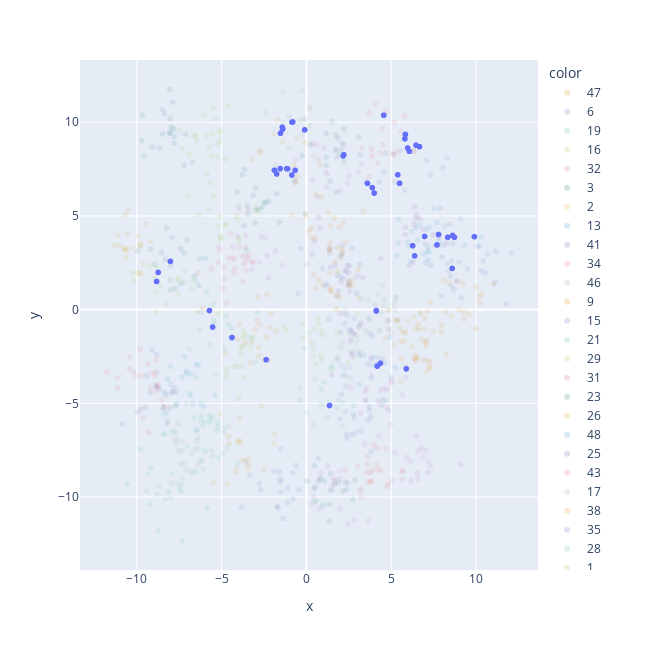

Write notebook code for a chart like this one.
### Code cell
fig = px.scatter(
    df, x="x", y="y",
    color=pd.Series(target, dtype=str, name="Center"),
    color_discrete_sequence=px.colors.qualitative.Vivid,
    width=650, height=650,
    render_mode='webgl',
    opacity=0.1,
)
fig.add_trace(go.Scattergl(x=center_cases["x"], y=center_cases["y"], mode="markers"))

iplot(fig)

### Figure 1 — Plotly figure (JSON) as saved in the notebook; plotly's stock layout.template omitted (floating-point values rounded to 4 significant figures)
{"data": [{"hovertemplate": "color=47<br>x=%{x}<br>y=%{y}<extra></extra>", "legendgroup": "47", "marker": {"color": "rgb(229, 134, 6)", "opacity": 0.1, "symbol": "circle"}, "mode": "markers", "name": "47", "showlegend": true, "type": "scattergl", "x": [-3.236, -2.764, -2.336, -3.028, -4.051, -2.375, -2.329, -2.805, -3.311, -2.873, -2.078, -3.952, -2.937, -2.519, -2.244, -3.599, -4.797, -2.841, -2.15, -1.812], "xaxis": "x", "y": [-1.661, -0.7869, -1.476, -1.083, -1.59, -2.678, 0.7965, -2.022, -2.86, 0.685, -0.2104, -0.816, -0.5709, -2.689, -2.694, -1.747, -2.316, -2.495, -0.9765, -1.144], "yaxis": "y"}, {"hovertemplate": "color=6<br>x=%{x}<br>y=%{y}<extra></extra>", "legendgroup": "6", "marker": {"color": "rgb(93, 105, 177)", "opacity": 0.1, "symbol": "circle"}, "mode": "markers", "name": "6", "showlegend": true, "type": "scattergl", "x": [4.283, 5.381, 4.674, 6.663, 5.529, 7.306, 3.882, 4.545, 6.458, 3.194, 5.784, 7.076, 5.965, 6.335, 5.139, 3.995, 3.595, 5.216, 6.062, 5.489], "xaxis": "x", "y": [6.815, 7.197, 8.337, 8.698, 8.497, 7.178, 6.511, 7.322, 8.775, 8.264, 6.37, 7.953, 8.625, 8.43, 8.263, 6.221, 6.74, 6.819, 8.448, 6.742], "yaxis": "y"}, {"hovertemplate": "color=19<br>x=%{x}<br>y=%{y}<extra></extra>", "legendgroup": "19", "marker": {"color": "rgb(82, 188, 163)", "opacity": 0.1, "symbol": "circle"}, "mode": "markers", "name": "19", "showlegend": true, "type": "scattergl", "x": [-3.012, -6.252, -6.893, -5.498, -4.387, -3.316, -4.615, -5.717, -5.472, -5.529, -5.69, -5.887, -6.283, -6.517, -4.727, -4.421, -4.803, -5.456, -4.432, -2.911], "xaxis": "x", "y": [-2.789, -0.1328, -2.12, 0.293, -1.488, -1.498, -0.8116, -0.04867, -0.5746, -0.9297, -1.875, 0.9347, -1.075, 1.57, -0.3661, -1.0, -2.079, -0.7469, -1.536, -0.1684], "yaxis": "y"}, {"hovertemplate": "color=16<br>x=%{x}<br>y=%{y}<extra></extra>", "legendgroup": "16", "marker": {"color": "rgb(153, 201, 69)", "opacity": 0.1, "symbol": "circle"}, "mode": "markers", "name": "16", "showlegend": true, "type": "scattergl", "x": [-3.864, -4.706, -3.782, -3.98, -3.753, -4.258, -3.231, -5.187, -3.82, -4.735, -3.613, -3.644, -3.86, -3.167, -4.093, -3.64, -4.679, -5.33, -3.343, -3.722], "xaxis": "x", "y": [-1.995, -3.328, -1.994, -4.724, -1.467, -3.033, -1.802, -0.1994, -2.998, -3.583, -1.321, -1.901, -2.348, -1.458, -3.042, -3.605, -3.127, -3.459, -2.063, -1.147], "yaxis": "y"}, {"hovertemplate": "color=32<br>x=%{x}<br>y=%{y}<extra></extra>", "legendgroup": "32", "marker": {"color": "rgb(204, 97, 176)", "opacity": 0.1, "symbol": "circle"}, "mode": "markers", "name": "32", "showlegend": true, "type": "scattergl", "x": [1.937, 2.443, 2.46, 1.571, 1.255, 0.8434, 2.811, 0.7176, 1.519, 1.978, 3.644, 0.3609, 0.5142, 1.674, 0.7854, 1.607, 1.953, 3.217, 0.4004, 3.217], "xaxis": "x", "y": [-9.014, -9.272, -11.46, -9.358, -8.325, -8.72, -11.21, -10.63, -9.613, -10.62, -11.26, -10.36, -9.457, -9.059, -9.027, -9.093, -8.622, -9.555, -9.953, -10.01], "yaxis": "y"}, {"hovertemplate": "color=3<br>x=%{x}<br>y=%{y}<extra></extra>", "legendgroup": "3", "marker": {"color": "rgb(36, 121, 108)", "opacity": 0.1, "symbol": "circle"}, "mode": "markers", "name": "3", "showlegend": true, "type": "scattergl", "x": [-3.769, -0.6716, -2.491, -2.237, -1.753, -3.458, -3.638, -2.809, -2.983, -3.489, -3.019, -2.612, -3.665, -1.584, -0.07445, -3.144, -4.087, -2.393, -3.011, -3.515], "xaxis": "x", "y": [7.199, 6.903, 5.701, 5.792, 6.184, 5.104, 7.493, 5.355, 5.313, 5.522, 4.62, 5.47, 4.488, 4.646, 5.13, 6.109, 6.285, 5.727, 6.501, 3.175], "yaxis": "y"}, {"hovertemplate": "color=2<br>x=%{x}<br>y=%{y}<extra></extra>", "legendgroup": "2", "marker": {"color": "rgb(218, 165, 27)", "opacity": 0.1, "symbol": "circle"}, "mode": "markers", "name": "2", "showlegend": true, "type": "scattergl", "x": [-2.831, -0.5535, -3.185, -1.384, -1.729, -0.09592, -0.8492, -1.546, -0.6394, -0.6653, -1.886, -2.715, -1.106, -0.7545, 0.8162, -0.5584, -1.94, -0.8582, -1.16, -1.755], "xaxis": "x", "y": [8.446, 7.11, 8.024, 8.972, 10.14, 8.915, 5.063, 7.526, 6.79, 7.436, 7.438, 8.357, 7.516, 7.719, 7.725, 9.137, 9.372, 7.183, 7.525, 7.239], "yaxis": "y"}, {"hovertemplate": "color=13<br>x=%{x}<br>y=%{y}<extra></extra>", "legendgroup": "13", "marker": {"color": "rgb(47, 138, 196)", "opacity": 0.1, "symbol": "circle"}, "mode": "markers", "name": "13", "showlegend": true, "type": "scattergl", "x": [4.912, 4.965, 3.881, 3.827, 4.604, 3.895, 2.258, 4.165, 3.105, 3.377, 3.989, 5.229, 2.63, 2.175, 3.115, 2.832, 4.667, 4.144, 4.118, 3.682], "xaxis": "x", "y": [-1.485, -3.627, -1.408, -3.662, -2.865, -2.534, -3.122, -2.564, -2.444, -2.445, -2.963, -3.068, -1.128, -3.493, -3.995, -0.4632, -4.857, -2.926, -0.05049, -0.4702], "yaxis": "y"}, {"hovertemplate": "color=41<br>x=%{x}<br>y=%{y}<extra></extra>", "legendgroup": "41", "marker": {"color": "rgb(118, 78, 159)", "opacity": 0.1, "symbol": "circle"}, "mode": "markers", "name": "41", "showlegend": true, "type": "scattergl", "x": [2.751, 2.629, 4.114, 1.982, 2.549, 4.839, 3.722, 4.854, 3.124, 3.635, 3.078, 1.318, 3.802, 2.867, 1.49, 1.857, 2.703, 2.014, 2.635, 3.183], "xaxis": "x", "y": [-1.258, -1.617, -0.07305, -0.1867, -1.073, -0.5806, -1.277, -1.045, -2.303, -2.919, -0.9207, -0.5168, -2.619, -1.349, -3.477, -2.674, -2.414, -1.218, -2.302, -0.7893], "yaxis": "y"}, {"hovertemplate": "color=34<br>x=%{x}<br>y=%{y}<extra></extra>", "legendgroup": "34", "marker": {"color": "rgb(237, 100, 90)", "opacity": 0.1, "symbol": "circle"}, "mode": "markers", "name": "34", "showlegend": true, "type": "scattergl", "x": [5.177, 5.832, 5.08, 4.556, 3.697, 5.802, 5.276, 6.333, 4.369, 5.784, 4.204, 5.579, 4.482, 3.691, 3.841, 4.693, 3.829, 4.5, 3.272, 4.083], "xaxis": "x", "y": [9.998, 9.349, 8.33, 10.38, 7.1, 9.117, 8.383, 8.467, 8.364, 10.34, 7.817, 9.496, 9.668, 10.49, 8.208, 10.59, 8.559, 8.796, 8.615, 10.98], "yaxis": "y"}, {"hovertemplate": "color=46<br>x=%{x}<br>y=%{y}<extra></extra>", "legendgroup": "46", "marker": {"color": "rgb(165, 170, 153)", "opacity": 0.1, "symbol": "circle"}, "mode": "markers", "name": "46", "showlegend": true, "type": "scattergl", "x": [3.706, 4.032, 2.762, 2.613, 2.566, 2.594, 1.796, 4.557, 2.479, 2.034, 2.102, 2.351, 2.041, 2.853, 2.501, 2.286, 4.302, 3.195, 2.951, 4.426], "xaxis": "x", "y": [-0.5496, 0.2548, -2.552, -3.634, -3.084, -1.753, -2.543, 0.2327, -0.3569, -2.048, -1.768, -3.577, -2.967, -2.179, -1.28, -0.04592, -1.131, -0.6775, -1.773, -0.1196], "yaxis": "y"}, {"hovertemplate": "color=9<br>x=%{x}<br>y=%{y}<extra></extra>", "legendgroup": "9", "marker": {"color": "rgb(229, 134, 6)", "opacity": 0.1, "symbol": "circle"}, "mode": "markers", "name": "9", "showlegend": true, "type": "scattergl", "x": [8.991, 8.429, 9.975, 7.961, 10.22, 7.116, 9.286, 9.27, 10.16, 8.105, 10.02, 9.573, 8.237, 11.03, 8.87, 10.32, 9.224, 8.547, 7.282, 6.948], "xaxis": "x", "y": [-0.0112, 1.459, -1.008, -0.8261, 0.3357, -0.09574, -0.502, -0.1087, 0.6485, 1.532, 1.192, -0.2594, -2.398, 1.373, 1.516, 0.8331, 1.386, -0.3577, 0.4012, -0.4758], "yaxis": "y"}, {"hovertemplate": "color=15<br>x=%{x}<br>y=%{y}<extra></extra>", "legendgroup": "15", "marker": {"color": "rgb(93, 105, 177)", "opacity": 0.1, "symbol": "circle"}, "mode": "markers", "name": "15", "showlegend": true, "type": "scattergl", "x": [2.752, 2.693, 3.5, 2.894, 4.428, 4.462, 2.367, 3.794, 4.846, 2.365, 3.715, 3.697, 1.983, 2.814, 3.206, 3.635, 2.064, 2.315, 4.478, 3.815], "xaxis": "x", "y": [-5.582, -6.686, -4.854, -6.546, -5.091, -2.621, -6.877, -5.725, -5.374, -6.653, -5.184, -5.377, -5.854, -5.759, -6.47, -5.881, -4.527, -4.08, -4.807, -7.568], "yaxis": "y"}, {"hovertemplate": "color=21<br>x=%{x}<br>y=%{y}<extra></extra>", "legendgroup": "21", "marker": {"color": "rgb(82, 188, 163)", "opacity": 0.1, "symbol": "circle"}, "mode": "markers", "name": "21", "showlegend": true, "type": "scattergl", "x": [-7.717, -7.357, -6.196, -5.576, -9.771, -8.434, -7.082, -7.717, -8.185, -6.193, -5.763, -6.528, -6.468, -8.346, -7.958, -7.563, -6.361, -8.425, -6.626, -6.138], "xaxis": "x", "y": [-5.132, -7.548, -5.904, -7.485, -7.444, -5.662, -5.027, -6.592, -5.936, -5.654, -5.679, -3.617, -6.49, -6.616, -6.517, -6.077, -7.434, -6.672, -5.782, -6.206], "yaxis": "y"}, {"hovertemplate": "color=29<br>x=%{x}<br>y=%{y}<extra></extra>", "legendgroup": "29", "marker": {"color": "rgb(153, 201, 69)", "opacity": 0.1, "symbol": "circle"}, "mode": "markers", "name": "29", "showlegend": true, "type": "scattergl", "x": [-7.576, -6.665, -6.435, -9.256, -8.953, -8.264, -10.21, -7.211, -8.611, -7.608, -7.167, -7.567, -8.832, -8.737, -8.862, -8.852, -9.844, -6.723, -8.83, -10.25], "xaxis": "x", "y": [1.67, 1.574, -0.1291, 2.296, 1.691, 0.2913, 1.559, 1.489, 1.24, 1.588, 2.063, 0.8488, 2.239, 1.985, 0.9106, -0.1228, 3.316, 1.121, 1.503, 1.979], "yaxis": "y"}, {"hovertemplate": "color=31<br>x=%{x}<br>y=%{y}<extra></extra>", "legendgroup": "31", "marker": {"color": "rgb(204, 97, 176)", "opacity": 0.1, "symbol": "circle"}, "mode": "markers", "name": "31", "showlegend": true, "type": "scattergl", "x": [4.172, 3.44, 3.185, 3.495, 4.355, 5.823, 4.424, 4.971, 5.035, 4.698, 4.246, 4.744, 5.642, 3.846, 2.615, 3.537, 5.015, 4.537, 4.353, 5.882], "xaxis": "x", "y": [-3.018, -4.359, -5.523, -4.81, -2.869, -3.029, -2.81, -6.126, -3.789, -5.202, -4.916, -4.252, -4.535, -3.508, -4.166, -4.211, -3.937, -4.218, -4.326, -3.599], "yaxis": "y"}, {"hovertemplate": "color=23<br>x=%{x}<br>y=%{y}<extra></extra>", "legendgroup": "23", "marker": {"color": "rgb(36, 121, 108)", "opacity": 0.1, "symbol": "circle"}, "mode": "markers", "name": "23", "showlegend": true, "type": "scattergl", "x": [-6.711, -8.508, -7.201, -8.034, -8.065, -8.372, -9.697, -8.476, -7.865, -8.047, -7.979, -7.8, -9.561, -7.794, -9.101, -9.663, -8.668, -8.051, -7.84, -7.129], "xaxis": "x", "y": [7.874, 10.68, 7.702, 10.17, 9.407, 10.45, 9.018, 9.368, 11.08, 9.437, 9.726, 8.886, 8.22, 9.247, 8.674, 10.37, 8.633, 11.76, 9.634, 9.366], "yaxis": "y"}, {"hovertemplate": "color=26<br>x=%{x}<br>y=%{y}<extra></extra>", "legendgroup": "26", "marker": {"color": "rgb(218, 165, 27)", "opacity": 0.1, "symbol": "circle"}, "mode": "markers", "name": "26", "showlegend": true, "type": "scattergl", "x": [-2.651, -3.935, -3.469, -4.102, -5.071, -4.038, -4.554, -3.378, -4.584, -3.42, -5.483, -4.656, -4.18, -3.864, -3.616, -3.825, -1.886, -3.977, -1.924, -2.516], "xaxis": "x", "y": [-5.137, -5.792, -8.465, -8.461, -5.583, -6.999, -7.159, -7.924, -6.78, -8.272, -9.23, -9.318, -8.677, -7.026, -8.026, -8.016, -6.642, -7.086, -7.157, -8.566], "yaxis": "y"}, {"hovertemplate": "color=48<br>x=%{x}<br>y=%{y}<extra></extra>", "legendgroup": "48", "marker": {"color": "rgb(47, 138, 196)", "opacity": 0.1, "symbol": "circle"}, "mode": "markers", "name": "48", "showlegend": true, "type": "scattergl", "x": [7.717, 6.376, 6.024, 5.973, 7.09, 7.786, 6.963, 6.128, 7.123, 6.887, 5.414, 6.679, 6.452, 6.209, 5.407, 7.024, 5.337, 7.694, 6.259, 7.216], "xaxis": "x", "y": [4.646, 2.867, 3.374, 3.597, 4.288, 4.01, 3.904, 2.594, 3.112, 2.969, 4.822, 4.517, 4.357, 4.177, 3.571, 2.499, 2.901, 3.452, 3.41, 3.07], "yaxis": "y"}, {"hovertemplate": "color=25<br>x=%{x}<br>y=%{y}<extra></extra>", "legendgroup": "25", "marker": {"color": "rgb(118, 78, 159)", "opacity": 0.1, "symbol": "circle"}, "mode": "markers", "name": "25", "showlegend": true, "type": "scattergl", "x": [-10.85, -9.197, -8.202, -7.801, -7.668, -9.4, -9.115, -9.469, -8.834, -8.832, -9.94, -8.773, -9.748, -8.068, -8.41, -8.648, -8.225, -8.812, -7.887, -8.88], "xaxis": "x", "y": [-6.12, -4.426, -6.074, -4.187, -4.406, -3.519, -2.173, -5.213, -4.139, -3.334, -5.463, -4.125, -5.3, -5.255, -5.179, -4.261, -4.531, -2.407, -4.392, -4.025], "yaxis": "y"}, {"hovertemplate": "color=43<br>x=%{x}<br>y=%{y}<extra></extra>", "legendgroup": "43", "marker": {"color": "rgb(237, 100, 90)", "opacity": 0.1, "symbol": "circle"}, "mode": "markers", "name": "43", "showlegend": true, "type": "scattergl", "x": [-3.733, -4.824, -4.236, -3.161, -5.098, -3.686, -4.918, -4.377, -6.362, -3.543, -3.386, -3.794, -4.255, -5.605, -3.526, -5.202, -4.704, -6.112, -4.877, -4.491], "xaxis": "x", "y": [1.488, 1.624, 2.203, 2.52, 3.198, 2.446, 1.13, 2.749, 1.964, 2.104, 2.907, 2.865, 1.964, 2.185, 2.62, 2.535, 0.342, 0.07481, 2.277, 4.058], "yaxis": "y"}, {"hovertemplate": "color=17<br>x=%{x}<br>y=%{y}<extra></extra>", "legendgroup": "17", "marker": {"color": "rgb(165, 170, 153)", "opacity": 0.1, "symbol": "circle"}, "mode": "markers", "name": "17", "showlegend": true, "type": "scattergl", "x": [-1.822, -1.421, -0.2679, 0.1982, -1.358, -0.8071, -1.528, -2.399, -1.035, -1.021, 0.1699, -1.406, -0.1041, -0.3953, -2.709, -1.398, 0.1645, -0.2358, 0.4205, -0.8502], "xaxis": "x", "y": [7.756, 9.734, 9.351, 10.7, 11.59, 10.01, 9.412, 10.53, 8.61, 10.3, 9.823, 10.02, 9.594, 10.09, 8.495, 9.633, 10.81, 11.67, 8.217, 10.01], "yaxis": "y"}, {"hovertemplate": "color=38<br>x=%{x}<br>y=%{y}<extra></extra>", "legendgroup": "38", "marker": {"color": "rgb(229, 134, 6)", "opacity": 0.1, "symbol": "circle"}, "mode": "markers", "name": "38", "showlegend": true, "type": "scattergl", "x": [5.883, 6.428, 8.202, 7.215, 6.388, 5.577, 7.068, 5.823, 5.641, 6.798, 7.28, 7.008, 5.587, 7.94, 6.587, 6.392, 6.909, 6.58, 7.091, 5.917], "xaxis": "x", "y": [-3.162, -2.444, -0.1181, -3.089, -2.746, -1.684, -1.926, -1.177, -1.217, -1.573, -2.796, -1.75, -2.618, -1.169, -2.577, -2.617, -2.679, -1.036, -1.659, -3.128], "yaxis": "y"}, {"hovertemplate": "color=35<br>x=%{x}<br>y=%{y}<extra></extra>", "legendgroup": "35", "marker": {"color": "rgb(93, 105, 177)", "opacity": 0.1, "symbol": "circle"}, "mode": "markers", "name": "35", "showlegend": true, "type": "scattergl", "x": [1.202, 3.142, 1.439, 2.303, -0.4964, 2.111, 2.176, 2.511, -0.326, 0.0003786, 2.537, 2.118, 2.943, 0.3541, 2.02, 2.252, 2.01, 1.81, 0.9388, 1.099], "xaxis": "x", "y": [1.352, 2.412, 2.26, 2.024, 0.8566, 3.398, 1.652, 1.327, 3.251, 2.398, 2.348, 3.005, 0.8757, 2.944, 2.853, -0.7382, 1.734, 1.838, 2.206, 1.244], "yaxis": "y"}, {"hovertemplate": "color=28<br>x=%{x}<br>y=%{y}<extra></extra>", "legendgroup": "28", "marker": {"color": "rgb(82, 188, 163)", "opacity": 0.1, "symbol": "circle"}, "mode": "markers", "name": "28", "showlegend": true, "type": "scattergl", "x": [1.522, 1.87, 0.8936, -0.1149, 1.788, 2.794, 1.063, 0.4929, 0.4092, 0.03168, 1.36, -0.382, 0.869, 1.375, -0.3321, 2.15, 2.301, 1.233, 1.31, 2.111], "xaxis": "x", "y": [-2.99, -4.835, -5.062, -2.072, -5.221, -5.121, -3.867, -3.702, -6.144, -5.496, -5.118, -4.199, -4.245, -3.161, -4.819, -4.971, -5.423, -5.743, -4.963, -6.202], "yaxis": "y"}, {"hovertemplate": "color=1<br>x=%{x}<br>y=%{y}<extra></extra>", "legendgroup": "1", "marker": {"color": "rgb(153, 201, 69)", "opacity": 0.1, "symbol": "circle"}, "mode": "markers", "name": "1", "showlegend": true, "type": "scattergl", "x": [0.4043, 0.3003, 0.7261, 0.6583, 3.061, 1.538, 0.4312, -0.2585, 2.441, -0.2067, 1.808, -1.172, 0.4341, 0.1596, 0.9609, 0.8584, 0.5437, -1.326, 0.8806, 0.8554], "xaxis": "x", "y": [-2.07, -1.765, -0.7551, -0.4272, -0.1904, -3.144, -2.471, -0.7457, -2.82, -1.475, -1.21, -1.101, -1.045, -1.247, -1.37, -2.695, -2.902, -0.9017, -1.148, -2.483], "yaxis": "y"}, {"hovertemplate": "color=39<br>x=%{x}<br>y=%{y}<extra></extra>", "legendgroup": "39", "marker": {"color": "rgb(204, 97, 176)", "opacity": 0.1, "symbol": "circle"}, "mode": "markers", "name": "39", "showlegend": true, "type": "scattergl", "x": [0.3761, 3.255, 3.041, 0.5897, 3.528, 2.211, 0.3697, 1.224, 2.423, 0.6513, 1.035, -0.6382, 1.976, 1.781, -0.6883, 1.212, 0.6903, 1.146, 1.766, 2.514], "xaxis": "x", "y": [6.925, 7.774, 7.332, 8.813, 6.859, 8.771, 8.858, 7.219, 6.748, 6.015, 8.607, 8.01, 6.338, 8.572, 6.792, 6.538, 8.017, 7.334, 8.108, 7.11], "yaxis": "y"}, {"hovertemplate": "color=4<br>x=%{x}<br>y=%{y}<extra></extra>", "legendgroup": "4", "marker": {"color": "rgb(36, 121, 108)", "opacity": 0.1, "symbol": "circle"}, "mode": "markers", "name": "4", "showlegend": true, "type": "scattergl", "x": [3.094, 1.17, -0.2556, 2.219, 1.701, 2.128, 0.2329, 2.213, 1.154, 1.855, 1.503, 1.928, 2.203, 1.176, 1.4, 2.059, 1.716, 2.161, -0.1109, 1.748], "xaxis": "x", "y": [9.196, 8.117, 8.22, 9.653, 8.496, 8.868, 8.792, 7.913, 9.392, 9.155, 10.03, 8.289, 8.262, 7.704, 6.855, 8.516, 9.326, 8.203, 10.16, 6.256], "yaxis": "y"}, {"hovertemplate": "color=7<br>x=%{x}<br>y=%{y}<extra></extra>", "legendgroup": "7", "marker": {"color": "rgb(218, 165, 27)", "opacity": 0.1, "symbol": "circle"}, "mode": "markers", "name": "7", "showlegend": true, "type": "scattergl", "x": [6.751, 5.254, 5.178, 5.351, 6.926, 7.501, 6.335, 4.843, 7.061, 5.513, 5.766, 6.197, 5.939, 6.437, 6.6, 7.281, 4.635, 5.591, 6.422, 7.116], "xaxis": "x", "y": [-0.1805, -0.5739, -1.889, -0.6065, -1.038, -1.155, -0.3912, 0.01454, -3.33, -0.9874, -1.701, -1.979, -0.5753, -2.6, -0.7618, -3.135, -1.532, -3.817, -0.99, -2.722], "yaxis": "y"}, {"hovertemplate": "color=44<br>x=%{x}<br>y=%{y}<extra></extra>", "legendgroup": "44", "marker": {"color": "rgb(47, 138, 196)", "opacity": 0.1, "symbol": "circle"}, "mode": "markers", "name": "44", "showlegend": true, "type": "scattergl", "x": [-6.794, -7.341, -5.389, -6.501, -8.036, -7.056, -8.39, -7.925, -8.245, -8.193, -7.184, -8.455, -6.818, -6.081, -7.083, -7.99, -7.633, -6.362, -6.698, -6.472], "xaxis": "x", "y": [-3.457, -3.603, -4.559, -2.932, -3.022, -3.405, -4.439, -4.428, -5.505, -3.713, -2.515, -5.313, -4.561, -5.161, -3.275, -3.99, -5.034, -2.953, -5.001, -6.388], "yaxis": "y"}, {"hovertemplate": "color=37<br>x=%{x}<br>y=%{y}<extra></extra>", "legendgroup": "37", "marker": {"color": "rgb(118, 78, 159)", "opacity": 0.1, "symbol": "circle"}, "mode": "markers", "name": "37", "showlegend": true, "type": "scattergl", "x": [6.496, 5.832, 6.068, 6.441, 7.759, 7.99, 6.352, 7.79, 7.336, 7.019, 6.856, 5.823, 7.478, 7.894, 6.275, 7.587, 8.242, 6.672, 6.374, 8.426], "xaxis": "x", "y": [5.067, 4.006, 2.358, 4.889, 3.468, 2.805, 4.564, 3.871, 2.36, 3.508, 4.301, 4.397, 3.99, 5.412, 2.531, 3.393, 3.56, 4.847, 5.489, 4.555], "yaxis": "y"}, {"hovertemplate": "color=42<br>x=%{x}<br>y=%{y}<extra></extra>", "legendgroup": "42", "marker": {"color": "rgb(237, 100, 90)", "opacity": 0.1, "symbol": "circle"}, "mode": "markers", "name": "42", "showlegend": true, "type": "scattergl", "x": [-8.878, -11.77, -8.966, -10.43, -9.62, -8.555, -8.374, -10.02, -8.885, -9.202, -9.065, -11.14, -8.73, -9.323, -9.79, -9.291, -10.4, -11.16, -9.745, -10.21], "xaxis": "x", "y": [-2.664, -3.318, -3.534, -3.15, -5.774, -4.829, -5.183, -3.535, -4.312, -4.168, -3.373, -4.185, -4.024, -2.898, -2.111, -6.562, -2.514, -3.654, -3.513, -3.306], "yaxis": "y"}, {"hovertemplate": "color=40<br>x=%{x}<br>y=%{y}<extra></extra>", "legendgroup": "40", "marker": {"color": "rgb(165, 170, 153)", "opacity": 0.1, "symbol": "circle"}, "mode": "markers", "name": "40", "showlegend": true, "type": "scattergl", "x": [4.765, 5.368, 5.826, 5.243, 6.694, 3.605, 4.486, 5.298, 3.244, 5.147, 4.222, 5.232, 4.607, 5.396, 3.043, 3.483, 4.723, 5.028, 5.244, 4.318], "xaxis": "x", "y": [-0.04337, -0.5632, -1.266, 0.4596, -0.1933, 0.5086, 1.31, 0.6645, 0.5405, 0.2853, 0.843, -0.01242, 0.5315, -0.5286, -1.522, -1.124, -0.6332, -1.24, 0.6456, -1.117], "yaxis": "y"}, {"hovertemplate": "color=0<br>x=%{x}<br>y=%{y}<extra></extra>", "legendgroup": "0", "marker": {"color": "rgb(229, 134, 6)", "opacity": 0.1, "symbol": "circle"}, "mode": "markers", "name": "0", "showlegend": true, "type": "scattergl", "x": [0.3019, 1.926, 1.821, 0.2867, 2.103, 1.653, 0.908, 1.353, 3.359, 2.164, 2.093, 0.1498, 0.5385, 2.303, 1.384, 1.372, -0.05797, 0.5411, 1.416, 1.295], "xaxis": "x", "y": [4.336, 4.391, 3.304, 3.848, 3.224, 4.88, 6.017, 3.204, 5.248, 4.621, 2.988, 4.205, 3.806, 3.609, 3.534, 3.211, 4.985, 6.153, 4.47, 5.161], "yaxis": "y"}, {"hovertemplate": "color=24<br>x=%{x}<br>y=%{y}<extra></extra>", "legendgroup": "24", "marker": {"color": "rgb(93, 105, 177)", "opacity": 0.1, "symbol": "circle"}, "mode": "markers", "name": "24", "showlegend": true, "type": "scattergl", "x": [8.696, 8.999, 9.49, 7.929, 8.495, 10.66, 8.611, 10.07, 11.15, 10.29, 8.567, 8.529, 11.12, 8.418, 8.856, 11.75, 9.135, 12.08, 10.43, 10.53], "xaxis": "x", "y": [1.085, 2.528, 2.176, 0.7239, 1.781, 2.978, 3.509, 3.357, 3.106, 2.087, 2.574, 1.275, 1.454, 2.062, 1.533, 0.2995, 0.6246, 3.023, 2.61, 1.948], "yaxis": "y"}, {"hovertemplate": "color=18<br>x=%{x}<br>y=%{y}<extra></extra>", "legendgroup": "18", "marker": {"color": "rgb(82, 188, 163)", "opacity": 0.1, "symbol": "circle"}, "mode": "markers", "name": "18", "showlegend": true, "type": "scattergl", "x": [-6.719, -5.288, -5.968, -5.282, -6.114, -4.783, -7.017, -5.551, -6.921, -5.631, -6.163, -4.086, -4.952, -5.985, -4.862, -5.737, -5.206, -4.671, -6.23, -5.174], "xaxis": "x", "y": [-8.737, -6.456, -7.53, -6.041, -8.515, -6.295, -7.274, -5.729, -4.453, -5.893, -8.037, -8.22, -7.652, -6.004, -6.548, -6.022, -6.237, -7.363, -4.999, -7.913], "yaxis": "y"}, {"hovertemplate": "color=10<br>x=%{x}<br>y=%{y}<extra></extra>", "legendgroup": "10", "marker": {"color": "rgb(153, 201, 69)", "opacity": 0.1, "symbol": "circle"}, "mode": "markers", "name": "10", "showlegend": true, "type": "scattergl", "x": [-4.038, -4.813, -5.642, -5.096, -3.936, -3.986, -5.849, -6.276, -3.989, -2.859, -5.475, -5.216, -5.812, -4.688, -5.094, -5.074, -6.954, -5.026, -4.122, -3.013], "xaxis": "x", "y": [4.777, 4.497, 6.728, 4.974, 3.823, 5.509, 7.24, 5.033, 3.66, 5.271, 6.04, 4.433, 5.383, 4.566, 3.883, 3.693, 6.049, 3.852, 4.979, 5.47], "yaxis": "y"}, {"hovertemplate": "color=30<br>x=%{x}<br>y=%{y}<extra></extra>", "legendgroup": "30", "marker": {"color": "rgb(204, 97, 176)", "opacity": 0.1, "symbol": "circle"}, "mode": "markers", "name": "30", "showlegend": true, "type": "scattergl", "x": [-2.429, -2.678, -3.962, -4.06, -2.238, -4.606, -3.967, -1.826, -4.338, -2.77, -4.258, -3.196, -3.211, -5.193, -3.598, -2.321, -3.588, -3.563, -1.43, -3.43], "xaxis": "x", "y": [3.804, 3.908, 3.328, 3.921, 1.707, 2.759, 5.383, 3.14, 3.366, 2.539, 2.695, 2.539, 2.108, 3.367, 3.311, 2.881, 3.942, 2.852, 2.358, 5.337], "yaxis": "y"}, {"hovertemplate": "color=11<br>x=%{x}<br>y=%{y}<extra></extra>", "legendgroup": "11", "marker": {"color": "rgb(36, 121, 108)", "opacity": 0.1, "symbol": "circle"}, "mode": "markers", "name": "11", "showlegend": true, "type": "scattergl", "x": [0.701, 1.043, 0.944, 1.392, 2.31, 2.366, 2.858, 0.531, 1.342, 1.696, 0.4697, 2.154, 0.02718, 0.7107, 0.4713, 1.42, 1.898, 1.327, 2.74, 0.8362], "xaxis": "x", "y": [-7.942, -9.154, -10.45, -9.635, -9.219, -9.594, -9.103, -10.22, -11.31, -9.294, -9.55, -9.682, -9.147, -9.156, -8.312, -8.757, -9.202, -10.38, -10.13, -8.979], "yaxis": "y"}, {"hovertemplate": "color=33<br>x=%{x}<br>y=%{y}<extra></extra>", "legendgroup": "33", "marker": {"color": "rgb(218, 165, 27)", "opacity": 0.1, "symbol": "circle"}, "mode": "markers", "name": "33", "showlegend": true, "type": "scattergl", "x": [-10.63, -9.461, -9.778, -10.71, -10.53, -9.842, -10.65, -9.611, -9.204, -9.731, -10.69, -9.907, -9.97, -10.34, -11.11, -9.784, -10.99, -10.71, -10.56, -11.29], "xaxis": "x", "y": [2.783, 4.579, 3.414, 5.068, 5.267, 1.949, 3.18, 2.458, 3.63, 1.904, 3.221, 3.93, 1.976, 3.277, 3.972, 3.509, 3.426, 3.275, 4.061, 3.444], "yaxis": "y"}, {"hovertemplate": "color=49<br>x=%{x}<br>y=%{y}<extra></extra>", "legendgroup": "49", "marker": {"color": "rgb(47, 138, 196)", "opacity": 0.1, "symbol": "circle"}, "mode": "markers", "name": "49", "showlegend": true, "type": "scattergl", "x": [8.593, 8.324, 9.095, 7.513, 8.299, 7.803, 10.2, 8.046, 7.187, 7.251, 6.566, 7.17, 8.263, 9.896, 8.719, 8.615, 9.328, 8.042, 8.148, 10.3], "xaxis": "x", "y": [2.2, 3.862, 4.836, 5.402, 2.456, 3.659, 3.416, 3.438, 2.651, 4.414, 3.706, 3.343, 8.086, 3.892, 3.859, 3.957, 3.432, 7.591, 4.443, 3.876], "yaxis": "y"}, {"hovertemplate": "color=12<br>x=%{x}<br>y=%{y}<extra></extra>", "legendgroup": "12", "marker": {"color": "rgb(118, 78, 159)", "opacity": 0.1, "symbol": "circle"}, "mode": "markers", "name": "12", "showlegend": true, "type": "scattergl", "x": [0.7003, 1.707, 2.481, 2.019, 0.4477, 0.82, 3.323, 2.998, 2.414, 2.714, 2.302, 1.805, 2.513, 2.551, 1.354, 4.376, 2.469, 1.894, 2.275, 1.364], "xaxis": "x", "y": [4.933, 2.364, 1.969, 1.48, 3.665, 4.337, 1.707, 1.8, 2.36, 3.269, 2.126, 0.6957, 1.537, 0.9679, 3.275, 2.745, 1.322, 0.9853, -0.2441, 3.038], "yaxis": "y"}, {"hovertemplate": "color=14<br>x=%{x}<br>y=%{y}<extra></extra>", "legendgroup": "14", "marker": {"color": "rgb(237, 100, 90)", "opacity": 0.1, "symbol": "circle"}, "mode": "markers", "name": "14", "showlegend": true, "type": "scattergl", "x": [3.965, 3.808, 3.903, 4.154, 3.587, 3.595, 3.53, 3.754, 2.274, 4.394, 5.627, 4.677, 4.783, 3.646, 3.162, 3.809, 4.178, 3.015, 4.749, 4.193], "xaxis": "x", "y": [-7.226, -9.157, -8.556, -8.255, -7.857, -8.24, -8.691, -8.701, -8.581, -8.617, -8.634, -7.41, -9.292, -9.202, -9.703, -9.178, -7.406, -8.362, -9.453, -8.506], "yaxis": "y"}, {"hovertemplate": "color=20<br>x=%{x}<br>y=%{y}<extra></extra>", "legendgroup": "20", "marker": {"color": "rgb(165, 170, 153)", "opacity": 0.1, "symbol": "circle"}, "mode": "markers", "name": "20", "showlegend": true, "type": "scattergl", "x": [-6.474, -7.146, -6.409, -5.512, -7.793, -7.789, -6.716, -6.252, -4.53, -7.74, -7.407, -6.577, -6.363, -7.233, -6.881, -7.683, -7.643, -7.593, -7.516, -7.332], "xaxis": "x", "y": [-7.018, -8.504, -8.276, -7.818, -6.446, -6.961, -7.659, -8.125, -6.192, -5.15, -8.25, -7.402, -6.83, -8.196, -8.592, -7.17, -9.283, -6.91, -7.546, -7.018], "yaxis": "y"}, {"hovertemplate": "color=45<br>x=%{x}<br>y=%{y}<extra></extra>", "legendgroup": "45", "marker": {"color": "rgb(229, 134, 6)", "opacity": 0.1, "symbol": "circle"}, "mode": "markers", "name": "45", "showlegend": true, "type": "scattergl", "x": [2.716, 0.7045, 1.953, 1.368, 1.76, 0.5579, 2.727, 1.4, 3.091, 1.668, 3.044, 2.514, 1.76, 1.425, 2.495, 0.9288, 0.4228, 1.473, 2.02, 1.84], "xaxis": "x", "y": [1.289, 1.582, 0.6482, 1.977, 0.7598, 1.154, 1.567, 1.033, 0.6888, 2.559, 2.153, 1.28, 0.03804, 1.15, 1.455, 1.351, 1.86, 0.9639, 2.733, 2.03], "yaxis": "y"}, {"hovertemplate": "color=27<br>x=%{x}<br>y=%{y}<extra></extra>", "legendgroup": "27", "marker": {"color": "rgb(93, 105, 177)", "opacity": 0.1, "symbol": "circle"}, "mode": "markers", "name": "27", "showlegend": true, "type": "scattergl", "x": [-1.118, -0.7806, -3.561, -1.522, -1.911, -2.772, -2.698, -1.701, -1.724, -3.341, -1.531, -1.38, -3.836, -0.611, -1.106, -1.579, -0.8185, -1.531, -1.499, -0.4349], "xaxis": "x", "y": [-9.532, -10.11, -8.113, -7.42, -8.63, -9.273, -9.615, -10.56, -10.51, -8.852, -9.188, -11.15, -10.56, -8.317, -10.31, -8.672, -8.709, -9.059, -9.723, -9.603], "yaxis": "y"}, {"hovertemplate": "color=5<br>x=%{x}<br>y=%{y}<extra></extra>", "legendgroup": "5", "marker": {"color": "rgb(82, 188, 163)", "opacity": 0.1, "symbol": "circle"}, "mode": "markers", "name": "5", "showlegend": true, "type": "scattergl", "x": [-7.328, -7.988, -9.417, -8.797, -10.55, -8.697, -8.726, -9.14, -9.312, -7.388, -7.382, -7.457, -8.308, -7.943, -6.519, -9.222, -7.978, -7.314, -8.134, -5.845], "xaxis": "x", "y": [-9.013, -10.06, -9.682, -9.871, -9.344, -9.414, -11.8, -8.467, -8.775, -9.319, -9.711, -9.517, -10.11, -8.774, -8.601, -10.38, -9.257, -12.34, -9.726, -10.56], "yaxis": "y"}, {"hovertemplate": "color=36<br>x=%{x}<br>y=%{y}<extra></extra>", "legendgroup": "36", "marker": {"color": "rgb(153, 201, 69)", "opacity": 0.1, "symbol": "circle"}, "mode": "markers", "name": "36", "showlegend": true, "type": "scattergl", "x": [-5.744, -6.472, -5.903, -5.588, -5.345, -4.612, -5.022, -5.196, -6.512, -6.632, -6.035, -7.482, -6.901, -5.141, -5.535, -4.771, -7.313, -5.292, -5.077, -5.5], "xaxis": "x", "y": [8.677, 9.021, 9.294, 8.211, 10.19, 10.86, 9.464, 8.832, 9.294, 9.261, 10.39, 9.563, 8.263, 9.555, 9.381, 8.029, 8.582, 8.137, 9.008, 10.77], "yaxis": "y"}, {"hovertemplate": "color=22<br>x=%{x}<br>y=%{y}<extra></extra>", "legendgroup": "22", "marker": {"color": "rgb(204, 97, 176)", "opacity": 0.1, "symbol": "circle"}, "mode": "markers", "name": "22", "showlegend": true, "type": "scattergl", "x": [4.262, 7.174, 5.047, 6.47, 6.758, 3.425, 5.216, 9.1, 6.532, 6.11, 5.68, 7.306, 6.857, 6.173, 5.891, 5.653, 6.566, 7.197, 7.055, 6.567], "xaxis": "x", "y": [-6.739, -8.683, -9.126, -6.71, -7.406, -7.177, -7.641, -8.259, -8.714, -8.087, -8.623, -8.33, -7.865, -9.137, -7.884, -9.062, -7.559, -8.094, -7.515, -9.035], "yaxis": "y"}, {"hovertemplate": "color=8<br>x=%{x}<br>y=%{y}<extra></extra>", "legendgroup": "8", "marker": {"color": "rgb(36, 121, 108)", "opacity": 0.1, "symbol": "circle"}, "mode": "markers", "name": "8", "showlegend": true, "type": "scattergl", "x": [-7.745, -7.409, -8.322, -6.275, -9.185, -6.349, -8.005, -7.939, -8.235, -8.014, -8.553, -7.396, -7.029, -5.964, -8.953, -9.955, -8.017, -7.23, -8.01, -6.6], "xaxis": "x", "y": [1.138, 3.248, 2.681, 2.708, 3.216, 1.291, 2.345, 3.827, 4.351, 1.056, 3.051, 1.392, 3.694, 2.742, 2.428, 3.116, 2.574, 3.022, 1.572, 1.802], "yaxis": "y"}, {"mode": "markers", "type": "scattergl", "x": [-1.106, -1.16, -0.8071, 6.663, 8.719, -8.737, 5.832, -0.8582, -1.421, 3.882, -0.1041, -0.6653, 2.203, -8.017, 7.694, 2.161, 5.802, 6.062, 8.324, 4.355, -1.528, 6.259, 3.595, 6.458, 4.118, 4.556, -8.83, -0.8502, -1.546, 4.172, 9.896, 6.963, -5.529, 8.593, 1.36, -1.886, 5.965, -5.717, 7.786, 5.883, -2.375, -1.398, -4.387, -1.755, 5.381, 4.114, 3.995, 5.489, 8.615, 6.376], "y": [7.516, 7.525, 10.01, 8.698, 3.859, 1.985, 9.349, 7.183, 9.734, 6.511, 9.594, 7.436, 8.262, 2.574, 3.452, 8.203, 9.117, 8.448, 3.862, -2.869, 9.412, 3.41, 6.74, 8.775, -0.05049, 10.38, 1.503, 10.01, 7.526, -3.018, 3.892, 3.904, -0.9297, 2.2, -5.118, 7.438, 8.625, -0.04867, 4.01, -3.162, -2.678, 9.633, -1.488, 7.239, 7.197, -0.07305, 6.221, 6.742, 3.957, 2.867]}], "layout": {"height": 650, "legend": {"title": {"text": "color"}, "tracegroupgap": 0}, "margin": {"t": 60}, "width": 650, "xaxis": {"anchor": "y", "domain": [0, 1], "title": {"text": "x"}}, "yaxis": {"anchor": "x", "domain": [0, 1], "title": {"text": "y"}}}}
